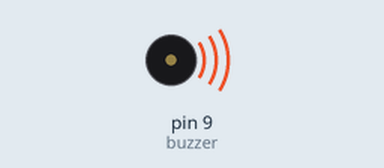
This sketch was run on a simulated Arduino Uno, built with avr-gcc and run on an emulated ATmega328P. Parts: buzzer (waves = sounding).

Above: at 0.5 s.
Timing chart, 0 to 4.6 s (numbered marks = the images above):
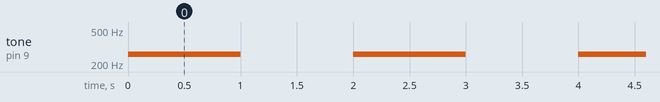

The sketch:

buzzer_note.ino
```cpp
// Project 2, Part 3: Buzzer Note. The purpose of this project was to create a program which turns on and off
// a buzzer every second, but this time make the buzzer create a certain note sound.

// Group Members: Josh Wild, Dayne Newman
// Group Number: 14 (not sure this is what the bottom of the breadboard said)
// Date: 2/11/2025
// Code written by: Both team members

const int buzzer = 9;     // Pin number of buzzer
const int c_note = 261;   // Value of buzzer pitch

void setup() {
  // Initialize buzzer pin to OUTPUT mode
  pinMode(buzzer, OUTPUT);
}

void loop() {
  // Send the specific note signal to buzzer, wait 1 second, then turn buzzer off again.
  // Wait 1 second between altering buzzer states
  tone(buzzer, c_note);
  delay(1000);
  noTone(buzzer);
  delay(1000);
}
```

Measured:
- by itself, tone on pin 9 (buzzer): alternates 261 Hz for 1.0 s and silent for 1.0 s
